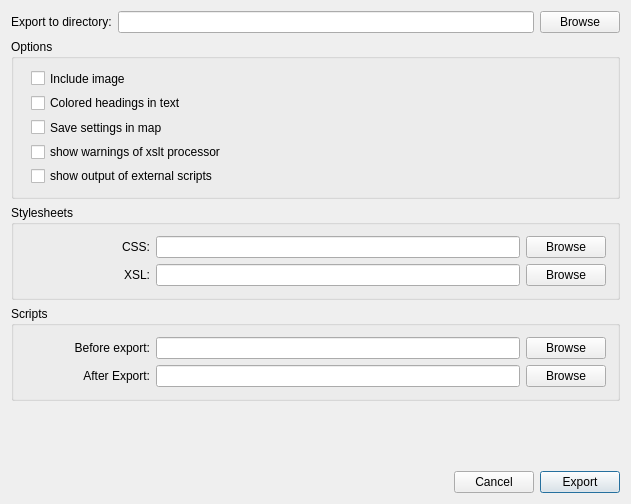
<?xml version="1.0" encoding="UTF-8"?>
<ui version="4.0">
 <class>ExportXHTMLDialog</class>
 <widget class="QDialog" name="ExportXHTMLDialog">
  <property name="geometry">
   <rect>
    <x>0</x>
    <y>0</y>
    <width>631</width>
    <height>504</height>
   </rect>
  </property>
  <property name="minimumSize">
   <size>
    <width>0</width>
    <height>130</height>
   </size>
  </property>
  <property name="windowTitle">
   <string>Export XHTML</string>
  </property>
  <layout class="QVBoxLayout">
   <item>
    <layout class="QHBoxLayout">
     <property name="spacing">
      <number>6</number>
     </property>
     <property name="leftMargin">
      <number>0</number>
     </property>
     <property name="topMargin">
      <number>0</number>
     </property>
     <property name="rightMargin">
      <number>0</number>
     </property>
     <property name="bottomMargin">
      <number>0</number>
     </property>
     <item>
      <widget class="QLabel" name="textLabel1">
       <property name="sizePolicy">
        <sizepolicy hsizetype="Minimum" vsizetype="Preferred">
         <horstretch>0</horstretch>
         <verstretch>0</verstretch>
        </sizepolicy>
       </property>
       <property name="text">
        <string>Export to directory:</string>
       </property>
      </widget>
     </item>
     <item>
      <widget class="QLineEdit" name="lineEditDir">
       <property name="sizePolicy">
        <sizepolicy hsizetype="Expanding" vsizetype="Fixed">
         <horstretch>0</horstretch>
         <verstretch>0</verstretch>
        </sizepolicy>
       </property>
      </widget>
     </item>
     <item>
      <widget class="QPushButton" name="browseExportDirButton">
       <property name="sizePolicy">
        <sizepolicy hsizetype="Fixed" vsizetype="Fixed">
         <horstretch>0</horstretch>
         <verstretch>0</verstretch>
        </sizepolicy>
       </property>
       <property name="text">
        <string>Browse</string>
       </property>
      </widget>
     </item>
    </layout>
   </item>
   <item>
    <widget class="QGroupBox" name="buttonGroup2">
     <property name="sizePolicy">
      <sizepolicy hsizetype="Preferred" vsizetype="Preferred">
       <horstretch>0</horstretch>
       <verstretch>0</verstretch>
      </sizepolicy>
     </property>
     <property name="minimumSize">
      <size>
       <width>0</width>
       <height>160</height>
      </size>
     </property>
     <property name="title">
      <string>Options</string>
     </property>
     <widget class="QWidget" name="layoutWidget">
      <property name="geometry">
       <rect>
        <x>20</x>
        <y>30</y>
        <width>511</width>
        <height>116</height>
       </rect>
      </property>
      <layout class="QVBoxLayout">
       <property name="spacing">
        <number>6</number>
       </property>
       <property name="leftMargin">
        <number>0</number>
       </property>
       <property name="topMargin">
        <number>0</number>
       </property>
       <property name="rightMargin">
        <number>0</number>
       </property>
       <property name="bottomMargin">
        <number>0</number>
       </property>
       <item>
        <widget class="QCheckBox" name="imageButton">
         <property name="text">
          <string>Include image</string>
         </property>
        </widget>
       </item>
       <item>
        <widget class="QCheckBox" name="textColorButton">
         <property name="text">
          <string>Colored headings in text</string>
         </property>
        </widget>
       </item>
       <item>
        <widget class="QCheckBox" name="saveSettingsInMapButton">
         <property name="text">
          <string>Save settings in map</string>
         </property>
        </widget>
       </item>
       <item>
        <widget class="QCheckBox" name="warningsButton">
         <property name="text">
          <string>show warnings of xslt processor</string>
         </property>
        </widget>
       </item>
       <item>
        <widget class="QCheckBox" name="outputButton">
         <property name="sizePolicy">
          <sizepolicy hsizetype="Minimum" vsizetype="Fixed">
           <horstretch>0</horstretch>
           <verstretch>0</verstretch>
          </sizepolicy>
         </property>
         <property name="text">
          <string>show output of external scripts</string>
         </property>
        </widget>
       </item>
      </layout>
     </widget>
    </widget>
   </item>
   <item>
    <widget class="QGroupBox" name="groupBox2">
     <property name="title">
      <string>Stylesheets</string>
     </property>
     <layout class="QGridLayout">
      <property name="leftMargin">
       <number>11</number>
      </property>
      <property name="topMargin">
       <number>11</number>
      </property>
      <property name="rightMargin">
       <number>11</number>
      </property>
      <property name="bottomMargin">
       <number>11</number>
      </property>
      <property name="spacing">
       <number>6</number>
      </property>
      <item row="1" column="0">
       <layout class="QHBoxLayout">
        <property name="spacing">
         <number>6</number>
        </property>
        <property name="leftMargin">
         <number>0</number>
        </property>
        <property name="topMargin">
         <number>0</number>
        </property>
        <property name="rightMargin">
         <number>0</number>
        </property>
        <property name="bottomMargin">
         <number>0</number>
        </property>
        <item>
         <widget class="QLabel" name="textLabel2">
          <property name="sizePolicy">
           <sizepolicy hsizetype="Fixed" vsizetype="Preferred">
            <horstretch>0</horstretch>
            <verstretch>0</verstretch>
           </sizepolicy>
          </property>
          <property name="minimumSize">
           <size>
            <width>125</width>
            <height>0</height>
           </size>
          </property>
          <property name="text">
           <string>XSL:</string>
          </property>
          <property name="alignment">
           <set>Qt::AlignRight|Qt::AlignTrailing|Qt::AlignVCenter</set>
          </property>
         </widget>
        </item>
        <item>
         <widget class="QLineEdit" name="lineEditXSL"/>
        </item>
        <item>
         <widget class="QPushButton" name="browseXSLButton">
          <property name="sizePolicy">
           <sizepolicy hsizetype="Fixed" vsizetype="Fixed">
            <horstretch>0</horstretch>
            <verstretch>0</verstretch>
           </sizepolicy>
          </property>
          <property name="text">
           <string>Browse</string>
          </property>
         </widget>
        </item>
       </layout>
      </item>
      <item row="0" column="0">
       <layout class="QHBoxLayout">
        <property name="spacing">
         <number>6</number>
        </property>
        <property name="leftMargin">
         <number>0</number>
        </property>
        <property name="topMargin">
         <number>0</number>
        </property>
        <property name="rightMargin">
         <number>0</number>
        </property>
        <property name="bottomMargin">
         <number>0</number>
        </property>
        <item>
         <widget class="QLabel" name="textLabel1_2">
          <property name="sizePolicy">
           <sizepolicy hsizetype="Fixed" vsizetype="Preferred">
            <horstretch>0</horstretch>
            <verstretch>0</verstretch>
           </sizepolicy>
          </property>
          <property name="minimumSize">
           <size>
            <width>125</width>
            <height>0</height>
           </size>
          </property>
          <property name="text">
           <string>CSS:</string>
          </property>
          <property name="alignment">
           <set>Qt::AlignRight|Qt::AlignTrailing|Qt::AlignVCenter</set>
          </property>
         </widget>
        </item>
        <item>
         <widget class="QLineEdit" name="lineEditCSS"/>
        </item>
        <item>
         <widget class="QPushButton" name="browseCSSButton">
          <property name="sizePolicy">
           <sizepolicy hsizetype="Fixed" vsizetype="Fixed">
            <horstretch>0</horstretch>
            <verstretch>0</verstretch>
           </sizepolicy>
          </property>
          <property name="text">
           <string>Browse</string>
          </property>
         </widget>
        </item>
       </layout>
      </item>
     </layout>
    </widget>
   </item>
   <item>
    <widget class="QGroupBox" name="groupBox1">
     <property name="title">
      <string>Scripts</string>
     </property>
     <layout class="QGridLayout">
      <property name="leftMargin">
       <number>11</number>
      </property>
      <property name="topMargin">
       <number>11</number>
      </property>
      <property name="rightMargin">
       <number>11</number>
      </property>
      <property name="bottomMargin">
       <number>11</number>
      </property>
      <property name="spacing">
       <number>6</number>
      </property>
      <item row="0" column="0">
       <layout class="QHBoxLayout">
        <property name="spacing">
         <number>6</number>
        </property>
        <property name="leftMargin">
         <number>0</number>
        </property>
        <property name="topMargin">
         <number>0</number>
        </property>
        <property name="rightMargin">
         <number>0</number>
        </property>
        <property name="bottomMargin">
         <number>0</number>
        </property>
        <item>
         <widget class="QLabel" name="textLabel1_3">
          <property name="sizePolicy">
           <sizepolicy hsizetype="Fixed" vsizetype="Preferred">
            <horstretch>0</horstretch>
            <verstretch>0</verstretch>
           </sizepolicy>
          </property>
          <property name="minimumSize">
           <size>
            <width>125</width>
            <height>0</height>
           </size>
          </property>
          <property name="text">
           <string>Before export:</string>
          </property>
          <property name="alignment">
           <set>Qt::AlignRight|Qt::AlignTrailing|Qt::AlignVCenter</set>
          </property>
         </widget>
        </item>
        <item>
         <widget class="QLineEdit" name="lineEditPreScript"/>
        </item>
        <item>
         <widget class="QPushButton" name="browsePreExportButton">
          <property name="sizePolicy">
           <sizepolicy hsizetype="Fixed" vsizetype="Fixed">
            <horstretch>0</horstretch>
            <verstretch>0</verstretch>
           </sizepolicy>
          </property>
          <property name="text">
           <string>Browse</string>
          </property>
         </widget>
        </item>
       </layout>
      </item>
      <item row="1" column="0">
       <layout class="QHBoxLayout">
        <property name="spacing">
         <number>6</number>
        </property>
        <property name="leftMargin">
         <number>0</number>
        </property>
        <property name="topMargin">
         <number>0</number>
        </property>
        <property name="rightMargin">
         <number>0</number>
        </property>
        <property name="bottomMargin">
         <number>0</number>
        </property>
        <item>
         <widget class="QLabel" name="textLabel2_2">
          <property name="sizePolicy">
           <sizepolicy hsizetype="Fixed" vsizetype="Preferred">
            <horstretch>0</horstretch>
            <verstretch>0</verstretch>
           </sizepolicy>
          </property>
          <property name="minimumSize">
           <size>
            <width>125</width>
            <height>0</height>
           </size>
          </property>
          <property name="frameShape">
           <enum>QFrame::NoFrame</enum>
          </property>
          <property name="text">
           <string>After Export:</string>
          </property>
          <property name="alignment">
           <set>Qt::AlignRight|Qt::AlignTrailing|Qt::AlignVCenter</set>
          </property>
         </widget>
        </item>
        <item>
         <widget class="QLineEdit" name="lineEditPostScript"/>
        </item>
        <item>
         <widget class="QPushButton" name="browsePostExportButton">
          <property name="sizePolicy">
           <sizepolicy hsizetype="Fixed" vsizetype="Fixed">
            <horstretch>0</horstretch>
            <verstretch>0</verstretch>
           </sizepolicy>
          </property>
          <property name="text">
           <string>Browse</string>
          </property>
         </widget>
        </item>
       </layout>
      </item>
     </layout>
    </widget>
   </item>
   <item>
    <spacer>
     <property name="orientation">
      <enum>Qt::Vertical</enum>
     </property>
     <property name="sizeType">
      <enum>QSizePolicy::MinimumExpanding</enum>
     </property>
     <property name="sizeHint" stdset="0">
      <size>
       <width>20</width>
       <height>41</height>
      </size>
     </property>
    </spacer>
   </item>
   <item>
    <layout class="QHBoxLayout">
     <item>
      <spacer>
       <property name="orientation">
        <enum>Qt::Horizontal</enum>
       </property>
       <property name="sizeType">
        <enum>QSizePolicy::Expanding</enum>
       </property>
       <property name="sizeHint" stdset="0">
        <size>
         <width>61</width>
         <height>21</height>
        </size>
       </property>
      </spacer>
     </item>
     <item>
      <widget class="QPushButton" name="cancelButton">
       <property name="text">
        <string>Cancel</string>
       </property>
      </widget>
     </item>
     <item>
      <widget class="QPushButton" name="exportButton">
       <property name="text">
        <string>Export</string>
       </property>
       <property name="default">
        <bool>true</bool>
       </property>
      </widget>
     </item>
    </layout>
   </item>
  </layout>
 </widget>
 <layoutdefault spacing="6" margin="11"/>
 <includes>
  <include location="local">xsltproc.h</include>
  <include location="local">process.h</include>
 </includes>
 <resources/>
 <connections>
  <connection>
   <sender>cancelButton</sender>
   <signal>clicked()</signal>
   <receiver>ExportXHTMLDialog</receiver>
   <slot>reject()</slot>
   <hints>
    <hint type="sourcelabel">
     <x>459</x>
     <y>443</y>
    </hint>
    <hint type="destinationlabel">
     <x>256</x>
     <y>233</y>
    </hint>
   </hints>
  </connection>
  <connection>
   <sender>exportButton</sender>
   <signal>clicked()</signal>
   <receiver>ExportXHTMLDialog</receiver>
   <slot>accept()</slot>
   <hints>
    <hint type="sourcelabel">
     <x>368</x>
     <y>443</y>
    </hint>
    <hint type="destinationlabel">
     <x>256</x>
     <y>233</y>
    </hint>
   </hints>
  </connection>
 </connections>
</ui>
